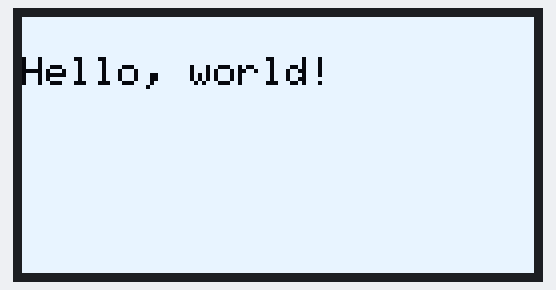
Recording of a sketch running on a simulated Arduino Nano, built with avr-gcc and run on an emulated ATmega328P. On the bench: 128×64 one-colour display.

Above: at 2.1 s.
At 3.1 s:
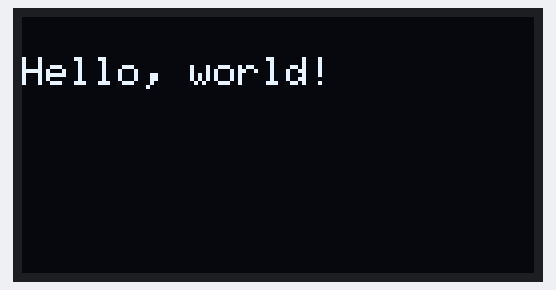

Measured:
- what the display in image 0 shows lasts 1.0 s, from 2.1 s to 3.1 s

The sketch:

Test.ino
```cpp
/**
 * @file TestOLEDDisplay.ino
 *
 * @brief Basic example for initializing and using an SSD1306 OLED display with the Arduino Nano 33 BLE Sense.
 * @date 2025-04-14
 * @author Wedemann
 * @details
 * This sketch demonstrates how to initialize the OLED screen and display a simple text message.
 * The display is then set to repeatedly invert its pixels to create a blinking effect.
 *
 * Libraries used:
 * - Wire.h: For I2C communication.
 * - Adafruit_GFX.h Version 1.12.0: Core graphics library for Adafruit displays.
 * - Adafruit_SSD1306.h Version 2.5.13: Driver for SSD1306-based OLED displays.
 *
 * Hardware:
 * - Arduino Nano 33 BLE Sense
 * - SSD1306 OLED display (128x64 pixels) connected via I2C.
 *
 * Setup:
 * - SDA to A4 (or as defined by your board)
 * - SCL to A5
 * - Power and ground accordingly
 *
 * Usage:
 * - The OLED displays "Hello, world!" upon startup.
 * - The display inverts (blinks) every second within the loop.
 *
 * Notes:
 * - Ensure the OLED is correctly connected and powered.
 * - The display I2C address is set to 0x3C (common default).
 */

#include <Wire.h>
#include <Adafruit_GFX.h>
#include <Adafruit_SSD1306.h>

#define SCREEN_WIDTH 128 ///< OLED display width in pixels
#define SCREEN_HEIGHT 64 ///< OLED display height in pixels

// Create display object for SSD1306 using I2C
Adafruit_SSD1306 display(SCREEN_WIDTH, SCREEN_HEIGHT, &Wire, -1);

/**
 * @brief Arduino setup function.
 *
 * Initializes serial communication, sets up the OLED display, and prints a static message.
 */
void setup() {
  Serial.begin(9600); ///< Start serial communication at 9600 baud

  // Attempt to initialize the OLED display
  if(!display.begin(SSD1306_SWITCHCAPVCC, 0x3C)) { // 0x3C is a common I2C address for 128x64 OLEDs
    Serial.println(F("SSD1306 allocation failed"));
    for(;;); ///< Infinite loop if initialization fails
  }

  delay(2000); ///< Short delay to allow the display to initialize

  display.clearDisplay(); ///< Clear any previous display content

  display.setTextSize(1); ///< Set text size to smallest
  display.setTextColor(WHITE); ///< Set text color to white
  display.setCursor(0, 10); ///< Position text cursor
  display.println("Hello, world!"); ///< Display a static greeting
  display.display(); ///< Update the screen with written content
}

/**
 * @brief Arduino main loop function.
 *
 * Causes the OLED display to blink by inverting and restoring pixels every second.
 */
void loop() {
  display.invertDisplay(true); ///< Invert the display (white -> black, black -> white)
  delay(1000); ///< Wait 1 second
  display.invertDisplay(false); ///< Restore the display to normal
  delay(1000); ///< Wait 1 second
}
```
